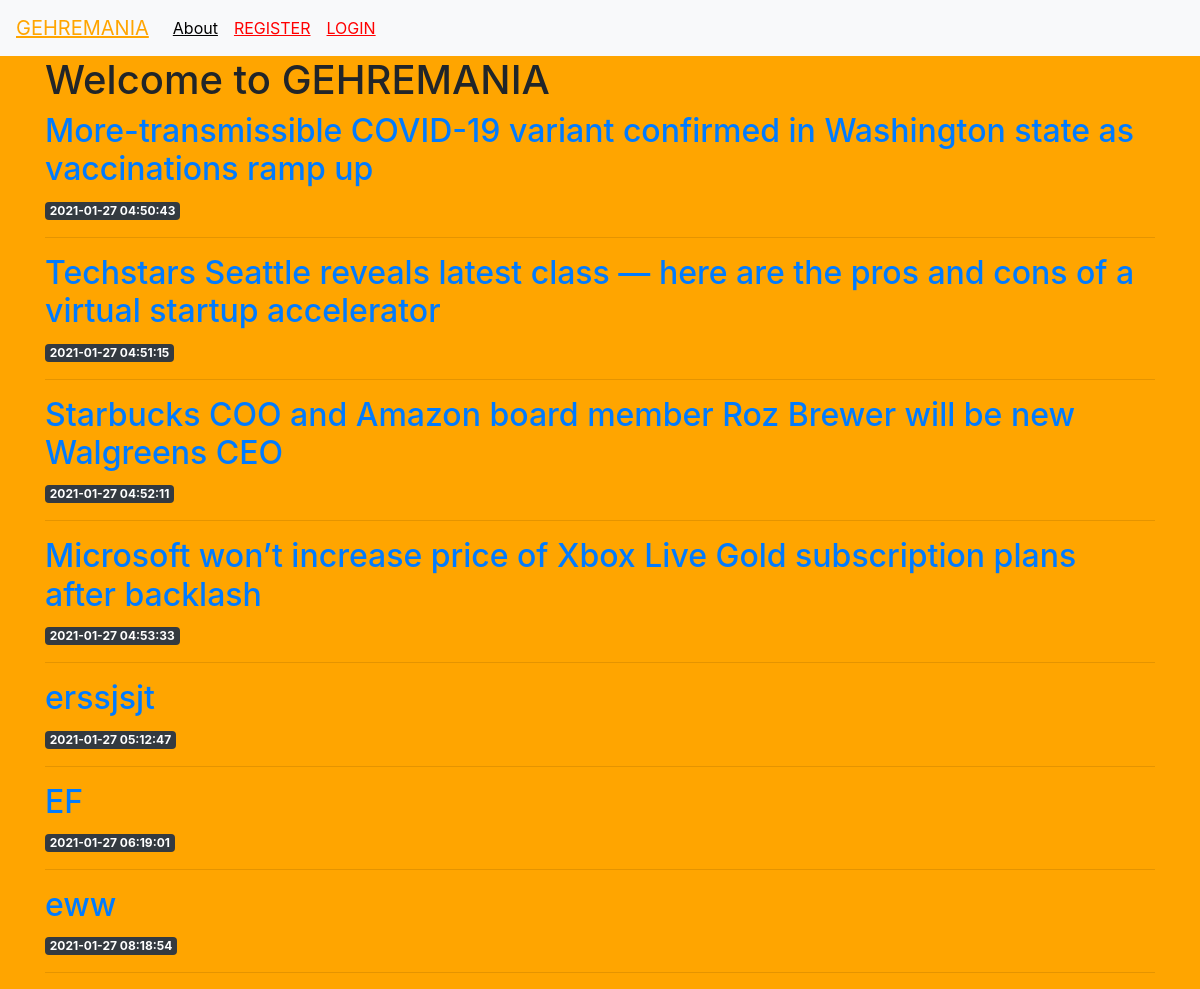
The page / on the database its author committed.
### tables this page shows
CREATE TABLE posts(
    id INTEGER PRIMARY KEY AUTOINCREMENT,
    created TIMESTAMP NOT NULL DEFAULT CURRENT_TIMESTAMP,
    title TEXT NOT NULL,
    content TEXT NOT NULL,
    user1 INTEGER,
    FOREIGN KEY(user1) REFERENCES users(user_id)
);

### app.py (the view)
@app.route('/')
def index():
    conn = get_db_connection()
    posts = conn.execute('SELECT * FROM posts').fetchall()
    conn.close()
    return render_template('index.html', posts=posts)

### app.py (called while the page is built)
def get_db_connection():
    conn = sqlite3.connect('database.db')
    conn.row_factory = sqlite3.Row
    return conn

### templates/index.html (shortened to what this page needs)
{% extends 'base.html' %}
{% block content %}
    <h1>{% block title %} Welcome to GEHREMANIA {% endblock %}</h1>
    {% for post in posts %}
        <a href="{{ url_for('post', post_id=post['id']) }}">
            <h2>{{ post['title'] }}</h2>
        </a>
        <span class="badge badge-dark">{{ post['created'] }}</span>
        <hr>
    {% endfor %}
{% endblock %}

### templates/base.html (shortened to what this page needs)
<!doctype html>
<html lang="en">
  <head>
    <link rel="stylesheet" href="https://stackpath.bootstrapcdn.com/bootstrap/4.3.1/css/bootstrap.min.css">
  </head>
  <body style="background-color:orange;">
    <nav class="navbar navbar-expand-md navbar-light bg-light">
        <a style="color:orange; text-decoration:underline;"  class="navbar-brand" href="{{ url_for('index')}}">GEHREMANIA</a>
        <div class="collapse navbar-collapse" id="navbarNav">
            <ul class="navbar-nav">
                <li class="nav-item">
                <a style="color:black; text-decoration:underline;" class="nav-link" href="{{url_for('about')}}">About</a>
                </li>
                {% if current_user.is_authenticated %}
                <li class="nav-item">
            <a style="color:orange; text-decoration:underline;" class="nav-link" href="{{url_for('logout')}}">LOGOUT</a>
             </li>
             <li class="nav-item">
            <a style="color:black; text-decoration:underline;" class="nav-link" href="{{url_for('create')}}">New Post</a>
             </li>
              <li class="nav-item">
                  {% else %}
            <a style="color:red; text-decoration:underline;" class="nav-link" href="{{url_for('register')}}">REGISTER</a>
                 <li class="nav-item">
            <a style="color:red; text-decoration:underline;" class="nav-link" href="{{url_for('login')}}">LOGIN</a>
             </li>
             {% endif %}
            </ul>
        </div>
    </nav>
    <div class="container">
        {% block content %} {% endblock %}
    </div>
  </body>
</html>

### rows shown on the page
posts: title "More-transmissible COVID-19 variant confirmed in Washington state as vaccinations ramp up", created "2021-01-27 04:50:43"
posts: title "Techstars Seattle reveals latest class — here are the pros and cons of a virtual startup accelerator", created "2021-01-27 04:51:15"
posts: title "Starbucks COO and Amazon board member Roz Brewer will be new Walgreens CEO", created "2021-01-27 04:52:11"
posts: title "Microsoft won’t increase price of Xbox Live Gold subscription plans after backlash", created "2021-01-27 04:53:33"
posts: title "erssjsjt", created "2021-01-27 05:12:47"
posts: title "EF", created "2021-01-27 06:19:01"
posts: title "eww", created "2021-01-27 08:18:54"
